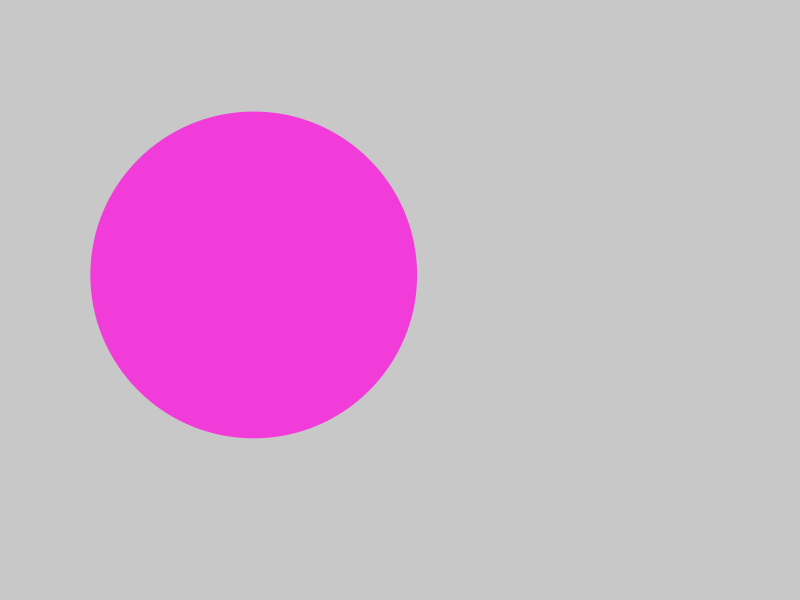
Frame 1 (no input)
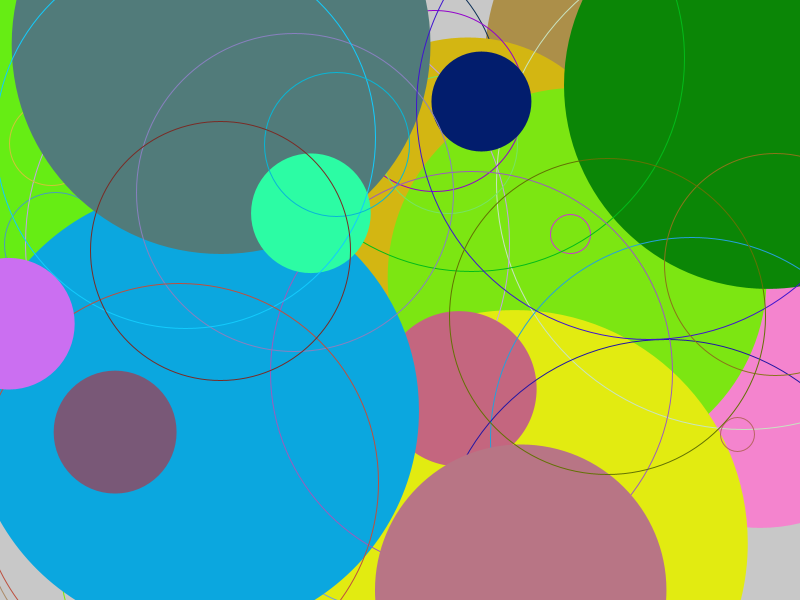
Frame 60 (the mouse pressed at the canvas centre just before this capture)
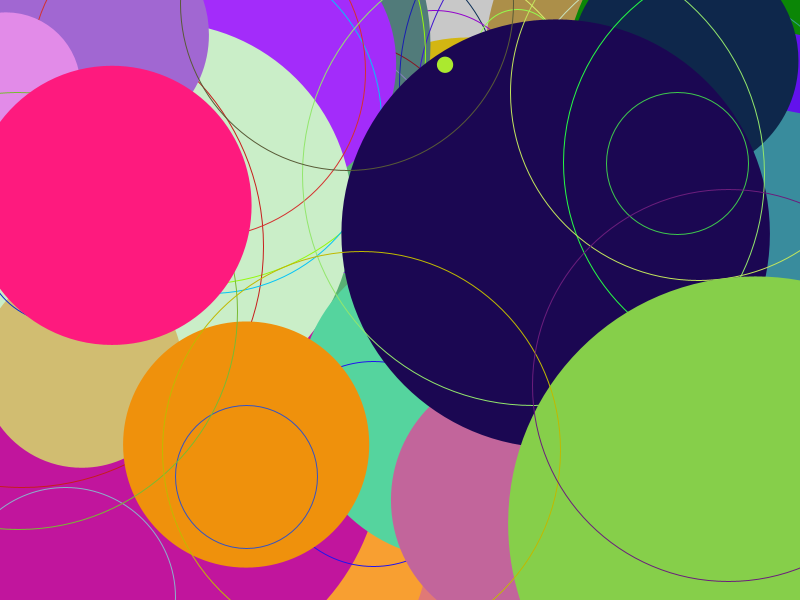
Frame 120 (the mouse held since frame 60 and released just before this capture)

The Processing sketch that drew these frames (run headless with seeded random() and noise(); from frame 60 on, the mouse is pressed at the canvas centre):

// Processing sketch: sketch_9_26____2
// ── sketch_9_26____2.pde
void setup() {
  size(800, 600);
  background(200);
}

void draw() {
  float s=random(10, 500);
  float eg=random(0, 1);

  if (eg<0.5)
  {
    noStroke();
    fill(random(0, 255), random(0, 255), random(0, 255));
    ellipse(random(0, 800), random(0, 600), s, s);
  } 
  else
  {
    stroke(random(0, 255), random(0, 255), random(0, 255));
    noFill();
    ellipse(random(0, 800), random(0, 600), s, s);
  }
}
